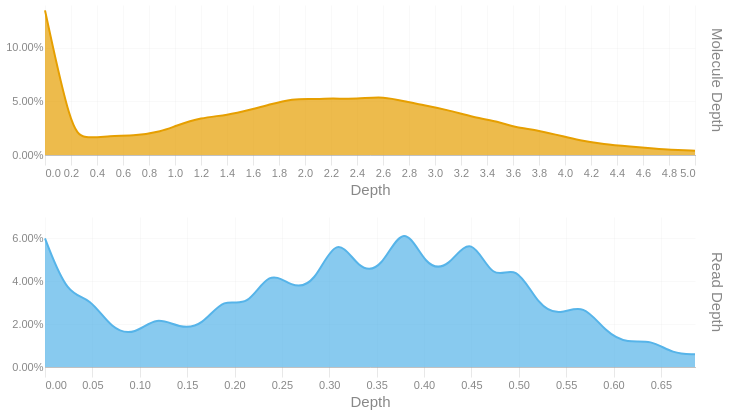

The notebook cell saved with this chart:
### Code cell
readdep = depth_hist(tb['Read Depth'], q99, 3)
readdep = readdep.with_columns(pl.lit('Read Depth').alias('Metric'))
if not SKIPLR:
    moldep = depth_hist(tb['Molecule Depth'], mol_q99, 1)
    moldep = moldep.with_columns(pl.lit('Molecule Depth').alias('Metric'))
    _hist = pl.concat([readdep, moldep])
    _hist = _hist.filter(pl.col('Proportion') != 0)
    with SafeRender(_hist):
        (
            alt.Chart(_hist)        
            .mark_area(interpolate = "basis")
            .encode(
                x=alt.X('Bin:Q').scale(domainMin=0).axis(alt.Axis(title='Depth')),
                y = alt.Y('Proportion:Q', title = None).axis(format = '.2%'),
                color = alt.Color('Metric:N').legend(None),
                row = alt.Row("Metric:N").header(title = None, labelOrient = 'right'),
                tooltip = [
                    alt.Tooltip("Metric:N", title = "Metric"),
                    alt.Tooltip('Interval:N', title = "Depth Interval"),
                    alt.Tooltip('Proportion:Q', title = "% Alignments").format('.2%')
                ]
            )
            .resolve_scale(x='independent', y='independent')
            .properties(
                height = 150, width = 650,
                usermeta={'embedOptions': {'downloadFileName': f'{samplename}.depth.hist'}}
            )
        ).display()
else:
    readdep = readdep.filter(pl.col('Proportion') != 0)
    with SafeRender(readdep):
        (
            alt.Chart(readdep)        
            .mark_area(interpolate = "basis")
            .encode(
                x=alt.X('Bin:Q').scale(domainMin=0).axis(alt.Axis(title='Depth')),
                y = alt.Y('Proportion:Q', title = None).axis(format = '.2%'),
                tooltip = [
                    alt.Tooltip('Interval:N', title = "Depth Interval"),
                    alt.Tooltip('Proportion:Q', title = "% Alignments").format('.2%')
                ]
            )
            .properties(
                usermeta={'embedOptions': {'downloadFileName': f'{samplename}.depth.hist'}}
            )
        ).display()

### Figure 1 — Vega-Lite specification as saved in the notebook (floating-point values rounded to 4 significant figures)
{"width": 650, "height": 150, "config": {"title": {"anchor": "start", "dy": -15, "fontSize": 18, "color": "#888888", "subtitleColor": "#888888", "subtitleFontSize": 14}, "arc": {"fill": "#0072B2"}, "axis": {"domainColor": "#888888", "domainWidth": 0.5, "gridWidth": 0.2, "grid": false, "titleFontWeight": 400, "titleFontSize": 15, "labelFontSize": 11, "labelColor": "#888888", "tickColor": "#888888", "tickWidth": 0.2, "titleColor": "#888888"}, "axisBand": {"grid": false}, "axisX": {"grid": true, "tickSize": 10, "domainCap": "round"}, "axisY": {"domain": false, "grid": true, "tickSize": 0, "domainCap": "round"}, "background": "transparent", "header": {"labelFontSize": 15, "labelColor": "#888888", "titleFontSize": 15, "titleFontWeight": 600, "titleColor": "#888888"}, "legend": {"labelFont": "sans-serif", "labelFontSize": 12, "labelColor": "#888888", "symbolSize": 100, "symbolType": "circle", "titleFontSize": 12, "titlePadding": 10, "titleColor": "#888888", "title": null}, "range": {"category": ["#E69F00", "#56B4E9", "#009E73", "#F0E442", "#0072B2", "#D55E00", "#CC79A7", "#000000"], "diverging": ["#cfe8f3", "#a2d4ec", "#73bfe2", "#46abdb", "#1696d2", "#12719e"]}, "area": {"fill": "#0072B2", "fillOpacity": 0.7, "line": true, "strokeOpacity": 0.7}, "line": {"color": "#0072B2", "stroke": "#0072B2", "strokeWidth": 2}, "trail": {"color": "#0072B2", "stroke": "#0072B2", "strokeWidth": 0, "size": 1}, "point": {"filled": true, "fillOpacity": 1.0, "size": 95}, "text": {"color": "#888888", "fontSize": 11, "align": "right", "fontWeight": 400, "size": 11}, "bar": {"fill": "#0072B2", "stroke": null}, "view": {"stroke": null, "continuousWidth": 660, "continuousHeight": 400}}, "data": {"name": "data-f72460efdac4bf214429248976b9ae41"}, "mark": {"type": "area", "interpolate": "basis"}, "encoding": {"color": {"field": "Metric", "legend": null, "type": "nominal"}, "row": {"field": "Metric", "header": {"title": null, "labelOrient": "right"}, "type": "nominal"}, "tooltip": [{"field": "Metric", "title": "Metric", "type": "nominal"}, {"field": "Interval", "title": "Depth Interval", "type": "nominal"}, {"field": "Proportion", "format": ".2%", "title": "% Alignments", "type": "quantitative"}], "x": {"axis": {"title": "Depth"}, "field": "Bin", "scale": {"domainMin": 0}, "type": "quantitative"}, "y": {"axis": {"format": ".2%"}, "field": "Proportion", "title": null, "type": "quantitative"}}, "resolve": {"scale": {"x": "independent", "y": "independent"}}, "usermeta": {"embedOptions": {"downloadFileName": "TF26LRJL0005_5B_10484332_23Y22YLT4_L7.depth.hist"}}, "$schema": "https://vega.github.io/schema/vega-lite/v6.4.1.json", "datasets": {"data-f72460efdac4bf214429248976b9ae41": [{"Bin": 0.0, "Interval": "0.0-0.024", "Proportion": 0.06, "Metric": "Read Depth"}, {"Bin": 0.024, "Interval": "0.024-0.047", "Proportion": 0.033, "Metric": "Read Depth"}, {"Bin": 0.047, "Interval": "0.047-0.071", "Proportion": 0.033, "Metric": "Read Depth"}, {"Bin": 0.071, "Interval": "0.071-0.095", "Proportion": 0.017, "Metric": "Read Depth"}, {"Bin": 0.095, "Interval": "0.095-0.118", "Proportion": 0.015, "Metric": "Read Depth"}, {"Bin": 0.118, "Interval": "0.118-0.142", "Proportion": 0.024, "Metric": "Read Depth"}, {"Bin": 0.142, "Interval": "0.142-0.166", "Proportion": 0.018, "Metric": "Read Depth"}, {"Bin": 0.166, "Interval": "0.166-0.189", "Proportion": 0.019, "Metric": "Read Depth"}, {"Bin": 0.189, "Interval": "0.189-0.213", "Proportion": 0.033, "Metric": "Read Depth"}, {"Bin": 0.213, "Interval": "0.213-0.237", "Proportion": 0.027, "Metric": "Read Depth"}, {"Bin": 0.237, "Interval": "0.237-0.26", "Proportion": 0.046, "Metric": "Read Depth"}, {"Bin": 0.26, "Interval": "0.26-0.284", "Proportion": 0.037, "Metric": "Read Depth"}, {"Bin": 0.284, "Interval": "0.284-0.308", "Proportion": 0.038, "Metric": "Read Depth"}, {"Bin": 0.308, "Interval": "0.308-0.331", "Proportion": 0.063, "Metric": "Read Depth"}, {"Bin": 0.331, "Interval": "0.331-0.355", "Proportion": 0.045, "Metric": "Read Depth"}, {"Bin": 0.355, "Interval": "0.355-0.379", "Proportion": 0.045, "Metric": "Read Depth"}, {"Bin": 0.379, "Interval": "0.379-0.402", "Proportion": 0.069, "Metric": "Read Depth"}, {"Bin": 0.402, "Interval": "0.402-0.426", "Proportion": 0.046, "Metric": "Read Depth"}, {"Bin": 0.426, "Interval": "0.426-0.45", "Proportion": 0.046, "Metric": "Read Depth"}, {"Bin": 0.45, "Interval": "0.45-0.473", "Proportion": 0.063, "Metric": "Read Depth"}, {"Bin": 0.473, "Interval": "0.473-0.497", "Proportion": 0.039, "Metric": "Read Depth"}, {"Bin": 0.497, "Interval": "0.497-0.521", "Proportion": 0.049, "Metric": "Read Depth"}, {"Bin": 0.521, "Interval": "0.521-0.544", "Proportion": 0.028, "Metric": "Read Depth"}, {"Bin": 0.544, "Interval": "0.544-0.568", "Proportion": 0.024, "Metric": "Read Depth"}, {"Bin": 0.568, "Interval": "0.568-0.592", "Proportion": 0.03, "Metric": "Read Depth"}, {"Bin": 0.592, "Interval": "0.592-0.615", "Proportion": 0.016, "Metric": "Read Depth"}, {"Bin": 0.615, "Interval": "0.615-0.639", "Proportion": 0.011, "Metric": "Read Depth"}, {"Bin": 0.639, "Interval": "0.639-0.663", "Proportion": 0.013, "Metric": "Read Depth"}, {"Bin": 0.663, "Interval": "0.663-0.686", "Proportion": 0.006, "Metric": "Read Depth"}, {"Bin": 0.686, "Interval": "0.686-0.71", "Proportion": 0.006, "Metric": "Read Depth"}, {"Bin": 0.0, "Interval": "0.0-0.2", "Proportion": 0.135, "Metric": "Molecule Depth"}, {"Bin": 0.2, "Interval": "0.2-0.3", "Proportion": 0.023, "Metric": "Molecule Depth"}, {"Bin": 0.3, "Interval": "0.3-0.5", "Proportion": 0.015, "Metric": "Molecule Depth"}, {"Bin": 0.5, "Interval": "0.5-0.7", "Proportion": 0.018, "Metric": "Molecule Depth"}, {"Bin": 0.7, "Interval": "0.7-0.9", "Proportion": 0.018, "Metric": "Molecule Depth"}, {"Bin": 0.9, "Interval": "0.9-1.0", "Proportion": 0.022, "Metric": "Molecule Depth"}, {"Bin": 1.0, "Interval": "1.0-1.2", "Proportion": 0.027, "Metric": "Molecule Depth"}, {"Bin": 1.2, "Interval": "1.2-1.4", "Proportion": 0.035, "Metric": "Molecule Depth"}, {"Bin": 1.4, "Interval": "1.4-1.6", "Proportion": 0.037, "Metric": "Molecule Depth"}, {"Bin": 1.6, "Interval": "1.6-1.7", "Proportion": 0.043, "Metric": "Molecule Depth"}, {"Bin": 1.7, "Interval": "1.7-1.9", "Proportion": 0.046, "Metric": "Molecule Depth"}, {"Bin": 1.9, "Interval": "1.9-2.1", "Proportion": 0.053, "Metric": "Molecule Depth"}, {"Bin": 2.1, "Interval": "2.1-2.2", "Proportion": 0.052, "Metric": "Molecule Depth"}, {"Bin": 2.2, "Interval": "2.2-2.4", "Proportion": 0.053, "Metric": "Molecule Depth"}, {"Bin": 2.4, "Interval": "2.4-2.6", "Proportion": 0.052, "Metric": "Molecule Depth"}, {"Bin": 2.6, "Interval": "2.6-2.8", "Proportion": 0.055, "Metric": "Molecule Depth"}, {"Bin": 2.8, "Interval": "2.8-2.9", "Proportion": 0.049, "Metric": "Molecule Depth"}, {"Bin": 2.9, "Interval": "2.9-3.1", "Proportion": 0.047, "Metric": "Molecule Depth"}, {"Bin": 3.1, "Interval": "3.1-3.3", "Proportion": 0.042, "Metric": "Molecule Depth"}, {"Bin": 3.3, "Interval": "3.3-3.5", "Proportion": 0.035, "Metric": "Molecule Depth"}, {"Bin": 3.5, "Interval": "3.5-3.6", "Proportion": 0.031, "Metric": "Molecule Depth"}, {"Bin": 3.6, "Interval": "3.6-3.8", "Proportion": 0.026, "Metric": "Molecule Depth"}, {"Bin": 3.8, "Interval": "3.8-4.0", "Proportion": 0.023, "Metric": "Molecule Depth"}, {"Bin": 4.0, "Interval": "4.0-4.1", "Proportion": 0.017, "Metric": "Molecule Depth"}, {"Bin": 4.1, "Interval": "4.1-4.3", "Proportion": 0.014, "Metric": "Molecule Depth"}, {"Bin": 4.3, "Interval": "4.3-4.5", "Proportion": 0.01, "Metric": "Molecule Depth"}, {"Bin": 4.5, "Interval": "4.5-4.7", "Proportion": 0.008, "Metric": "Molecule Depth"}, {"Bin": 4.7, "Interval": "4.7-4.8", "Proportion": 0.006, "Metric": "Molecule Depth"}, {"Bin": 4.8, "Interval": "4.8-5.0", "Proportion": 0.005, "Metric": "Molecule Depth"}, {"Bin": 5.0, "Interval": "5.0-5.18", "Proportion": 0.004, "Metric": "Molecule Depth"}]}}
